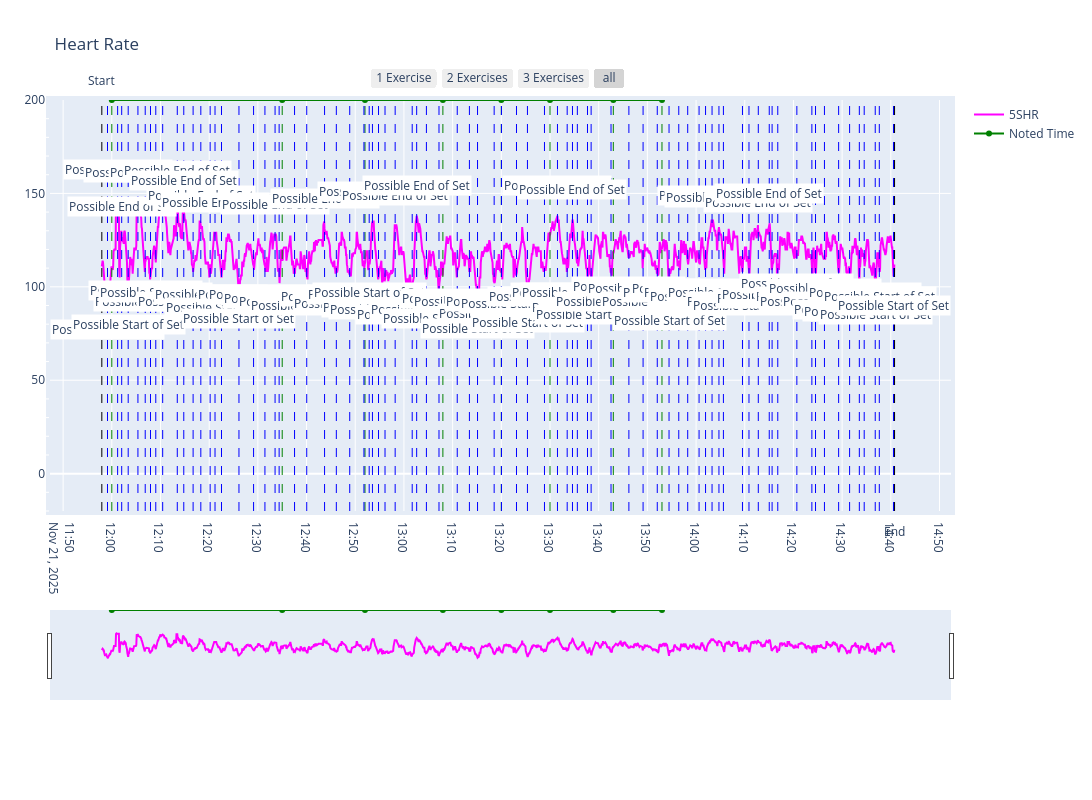

Here is the notebook cell this chart was saved with:
### Code cell
# Plotly Interactive Graphic Detailed HR + Exercise Annotations

#Chart Settings
showNotedTimes= True
showInterpolatedTimes= False
showSteps= False
showPctChange= False
showMovingWindowDetections = False
showPeaks = True

# Separate Graphic for each Day in Range
for AnalysisDate in pd.date_range(StartPlotTime.date(), EndPlotTime.date(), freq='D'):
    if AnalysisDate.weekday() < 5:
        print("Analysis Date: " + str(AnalysisDate.date()))
    else:
        print(f"{AnalysisDate} is a weekend.")
        continue
    


    AnalysisStart = pd.to_datetime(AnalysisDate.strftime("%Y.%m.%d") +" 09:00:00",format="%Y.%m.%d %H:%M:%S")
    AnalysisEnd = pd.to_datetime(AnalysisDate.strftime("%Y.%m.%d") +" 21:00:00",format="%Y.%m.%d %H:%M:%S")

    maskTime = (main_df["DateTime"] >= AnalysisStart) & (main_df["DateTime"] <= AnalysisEnd)
    maskTime2 = (df_exercise["DateTime"] >= AnalysisStart) & (df_exercise["DateTime"] <= AnalysisEnd)

    mask = ((main_df["5SHR"].notna()) & maskTime)
    mask2 = ((df_exercise["exercise"].notna()) & maskTime2)

    DiffMask = (False)
    ExerciseMask = (False)

    # Base Layout 
    fig3 = go.Figure(layout_yaxis_range=[-20,200], layout = dict(hovermode="x",
                                                                  hoverlabel=dict(
        bgcolor="white",
        font_size=16,
        font_family="Rockwell",
        align="right"
        ),hoverdistance=100,
         
          title='Heart Rate', xaxis=dict(type='date'),width=1600, height=800, autosize=True,
        margin=dict(
            l=50,
            r=50,
            b=100,
            t=100,
            pad=4
        ) ))

    # Heart Rate Data
    fig3.add_trace(go.Scatter(x=main_df[(mask)]["DateTime"], y=main_df[mask]["5SHR"],mode="lines", name="5SHR",connectgaps=False,stackgaps='infer zero',line_color='magenta'))


    # Start / End Annotations for Training Sessions
    for file in ADD_TCX:
        if ADD_TCX[file]["StartTime"] < AnalysisStart:
            continue
        if ADD_TCX[file]["EndTime"] > AnalysisEnd:
            continue
        fig3.add_annotation(x=ADD_TCX[file]["StartTime"],y=200, text="Start", yshift=20,  showarrow=False)
        fig3.add_annotation(x=ADD_TCX[file]["EndTime"],y=-20,text="End",  yshift=-20,  showarrow=False)
        fig3.add_vline(x=ADD_TCX[file]["StartTime"], line_width=1, line_dash="dash", line_color="black")
        fig3.add_vline(x=ADD_TCX[file]["EndTime"], line_width=1, line_dash="dash", line_color="black")

        DiffMask = DiffMask | ((main_df["DateTime"] >= ADD_TCX[file]["StartTime"]) & (main_df["DateTime"] <= ADD_TCX[file]["EndTime"]))
        ExerciseMask = ExerciseMask | ((df_exercise["DateTime"] >= ADD_TCX[file]["StartTime"]) & (df_exercise["DateTime"] <= ADD_TCX[file]["EndTime"]))


    # Steps Data
    if showSteps:
        fig3.add_trace(go.Bar(x=main_df[DiffMask]["DateTime"], y=main_df[DiffMask]["Steps"],name="Steps",width=60000, marker_color='violet'))


    # Exercise Annotations Noted Times
    if showNotedTimes:
        for idx in df_exercise[(ExerciseMask & (df_exercise.Time!="nan"))].index:
            # hovertext= df_exercise.at[idx,"weight_kg"]
            # hovertext+="kg * " 
            # hovertext+=df_exercise.at[idx,"repetitions" ]
            fig3.add_vline(x=df_exercise.at[idx,"DateTime"], line_width=1, line_dash="dash", line_color="green")
            #fig3.add_scatter(x=df_exercise.at[idx,"DateTime"],y=200, text=df_exercise.at[idx,"exercise"], hoverlabel=hovertext,  color="Orange")
        # Exercise Start Points Noted Times
        fig3.add_trace(go.Scatter(
            x=df_exercise[(ExerciseMask & (df_exercise.Time!="nan"))]["DateTime"],
            y=200*np.ones(df_exercise[(ExerciseMask & (df_exercise.Time!="nan"))].shape[0]),
            xperiodalignment="middle",
            #marker=dict(size=1, symbol="diamond", line=dict(width=0)),
            fillcolor="green",
            line_color="green",connectgaps=False,
            # hovertemplate =
            # '<i>Price</i>: $%{y:.2f}'+
            # '<br><b>X</b>: %{x}<br>'+
            # '<b>%{text}</b>',
            text = ['Exercise:{} <br> Repetitions: {} <br> Weight: {} '.format(i,r,w) for i,r,w in df_exercise[(ExerciseMask & (df_exercise.Time!="nan"))][["exercise", "repetitions","weight_kg"]].values]
            ,name="Noted Time"
            ))
        

    
    if showInterpolatedTimes:
        # Exercise Annotations Interpolated Times
        for idx in df_exercise[(ExerciseMask & (df_exercise.Time=="nan"))].index:
            # hovertext= df_exercise.at[idx,"weight_kg"]
            # hovertext+="kg * " 
            # hovertext+=df_exercise.at[idx,"repetitions" ]
            fig3.add_vline(x=df_exercise.at[idx,"DateTime"], line_width=1, line_dash="dash", line_color="red")
            #fig3.add_annotation(x=df_exercise.at[idx,"DateTime"],y=200, text=df_exercise.at[idx,"DateTime"].strftime("%H:%m:%S"),bgcolor="white", arrowcolor="red", yshift=-20,  showarrow=False)
            #fig3.add_scatter(x=df_exercise.at[idx,"DateTime"],y=200, text=df_exercise.at[idx,"exercise"], hoverlabel=hovertext,  color="Orange")

        # Exercise Start Points Interpolated Times
        fig3.add_trace(go.Scatter(
            x=df_exercise[(ExerciseMask & (df_exercise.Time=="nan"))]["DateTime"],
            y=-20*np.ones(df_exercise[(ExerciseMask & (df_exercise.Time=="nan"))].shape[0]),
            xperiodalignment="middle",
            #marker=dict(size=1, symbol="diamond", line=dict(width=0)),
            fillcolor="red",
            line_color="red",connectgaps=False,
            #text=df_exercise[(ExerciseMask & (df_exercise.Time=="nan"))]["DateTime"],
            # hovertemplate =
            # '<i>Price</i>: $%{y:.2f}'+
            # '<br><b>X</b>: %{x}<br>'+
            # '<b>%{text}</b>',
            text = ['Exercise:{} <br> Repetitions: {} <br> Weight: {} '.format(i,r,w) for i,r,w in df_exercise[(ExerciseMask & (df_exercise.Time=="nan"))][["exercise", "repetitions","weight_kg"]].values]
            ,name="Interpolated Time"
            ))

    # Create diff of last two datapoints
    if showPctChange:
        fig3.add_trace(go.Scatter(x=main_df[DiffMask]["DateTime"].shift(-2), y=main_df[DiffMask]["5SHR"].ffill().pct_change(periods=4).multiply(100),mode='lines', name="HR PCT_Change",connectgaps=True,stackgaps='infer zero'))
        #fig3.add_trace(go.Scatter(x=main_df[DiffMask]["DateTime"], y=main_df[DiffMask]["5SHR"].diff(),mode='lines', name="HR diff",connectgaps=True,stackgaps='infer zero'))

    if showMovingWindowDetections:
        # Moving Window Detections for the Day
        for iloc in list(detections["ilocs"]):
            detected_time = main_df.dropna(subset="5SHR").iloc[iloc]["DateTime"]
            #print("Change detected at: " + str(detected_time))
            if detected_time.date() == AnalysisDate.date():
                #print("Change detected at: " + str(detected_time.date()) + " on " + str(AnalysisDate))
                fig3.add_vline(x=detected_time, line_width=1, line_dash="dash", line_color="blue")

        fig3.add_trace(go.Scatter(
            x=main_df[["DateTime"]].dropna().iloc[list(detections["ilocs"])]["DateTime"].where(lambda x: x.dt.date == AnalysisDate.date()).dropna(),
            y=0*np.ones(detections.shape[0]),
            xperiodalignment="middle",
            #mode="line",
            #marker=dict(size=3, symbol="diamond", line=dict(width=0)),
            line_color="blue",
            name="Moving Window Detection",connectgaps=False,visible="legendonly"
            
            ))
        fig3.add_shape(
            type="line",
            x0="2025-11-07 14:35:55",
            x1="2025-11-07 14:36:55",
            y0=138, y1=138, line=dict(
            color="blue",
            width=3))
        fig3.add_shape(
            type="line",
            x0="2025-11-07 14:36:55",
            x1="2025-11-07 14:38:05",
            y0=112, y1=112, line=dict(
            color="blue",
            width=3))
        
    # Auto Peak Detections for the Day
    if showPeaks:
        for iloc in list(peaks):
            detected_time = main_df.dropna(subset="5SHR").iloc[iloc]["DateTime"]
            #print("Change detected at: " + str(detected_time))
            if detected_time.date() == AnalysisDate.date():
                #print("Change detected at: " + str(detected_time.date()) + " on " + str(AnalysisDate))
                fig3.add_vline(x=detected_time, line_width=1, line_dash="dash", line_color="blue")
                fig3.add_annotation(x=detected_time,y=main_df.dropna(subset="5SHR").iloc[iloc]["5SHR"], text="Possible End of Set", bgcolor="white", arrowcolor="blue", yshift=+30,  showarrow=False)

        for iloc in list(peaks_v):
            detected_time = main_df.dropna(subset="5SHR").iloc[iloc]["DateTime"]
            #print("Change detected at: " + str(detected_time))
            if detected_time.date() == AnalysisDate.date():
                #print("Change detected at: " + str(detected_time.date()) + " on " + str(AnalysisDate))
                fig3.add_vline(x=detected_time, line_width=1, line_dash="dash", line_color="blue")
                fig3.add_annotation(x=detected_time,y=main_df.dropna(subset="5SHR").iloc[iloc]["5SHR"], text="Possible Start of Set", bgcolor="white", arrowcolor="blue", yshift=-30,  showarrow=False)



    # Layout Settings
    fig3.update_yaxes( type="linear", range=(-20,200), autorange= False, constrain="domain", minor_ticks="inside",minor=dict( tickcolor="white",tickmode='auto', showgrid=False))

    #Interactive Slider, set major ticks to 10min in 600000ms, minor ticks to 2 min ( 60* 5s =300s)
    fig3.update_xaxes(dtick=600000, #minor_ticks="inside",minor=dict(ticklen=60, tickcolor="black", gridcolor="white", tickmode='auto', nticks=5, showgrid=True),
        rangeslider_visible=True, rangeslider_yaxis_range=[0,200],rangeslider_yaxis_rangemode="fixed",
        rangeselector=dict( xanchor="center" , x=0.5,
                buttons=list([
                dict(count=600, label="1 Exercise", step="second", stepmode="backward"),
                dict(count=1200, label="2 Exercises", step="second", stepmode="backward"),
                dict(count=30, label="3 Exercises", step="minute", stepmode="todate"),
                dict(step="all")
            ])
        )
    )
    fig3.show()

### Figure 1 — Plotly figure (JSON) as saved in the notebook; plotly's stock layout.template omitted (floating-point values rounded to 4 significant figures; data arrays with more than 128 entries replaced by an {"elided": "..."} marker saying what was removed)
{"data": [{"connectgaps": false, "line": {"color": "magenta"}, "mode": "lines", "name": "5SHR", "stackgaps": "infer zero", "type": "scatter", "x": {"elided": "1954 str values"}, "y": {"elided": "1954 float values"}}, {"connectgaps": false, "fillcolor": "green", "line": {"color": "green"}, "name": "Noted Time", "text": ["Exercise:weighted pull ups <br> Repetitions: 5, 5, 3 <br> Weight: 15 ", "Exercise:pec fly <br> Repetitions: 12, 12, 6 <br> Weight: 93 ", "Exercise:seated row <br> Repetitions: 9, 9, 6  <br> Weight: 59 ", "Exercise:tricep contracted left first <br> Repetitions: 11,9,9 <br> Weight: 7.9 ", "Exercise:lat divergent <br> Repetitions: 12,12,12 <br> Weight: 41,41,41 ", "Exercise:lowerback extension <br> Repetitions: 12,12,15, 12  <br> Weight: nan ", "Exercise:90 abd curl <br> Repetitions: 30,30,40 <br> Weight: nan ", "Exercise:stretching <br> Repetitions: nan <br> Weight: nan "], "type": "scatter", "x": ["2025-11-21T12:00:00.000000000", "2025-11-21T12:35:00.000000000", "2025-11-21T12:52:00.000000000", "2025-11-21T13:08:00.000000000", "2025-11-21T13:20:00.000000000", "2025-11-21T13:30:00.000000000", "2025-11-21T13:43:00.000000000", "2025-11-21T13:53:00.000000000"], "xperiodalignment": "middle", "y": [200.0, 200.0, 200.0, 200.0, 200.0, 200.0, 200.0, 200.0]}], "layout": {"annotations": [{"showarrow": false, "text": "Start", "x": "2025-11-21T11:57:57", "y": 200, "yshift": 20}, {"showarrow": false, "text": "End", "x": "2025-11-21T14:40:46", "y": -20, "yshift": -20}, {"arrowcolor": "blue", "bgcolor": "white", "showarrow": false, "text": "Possible End of Set", "x": "2025-11-21T12:01:12", "y": 147, "yshift": 30}, {"arrowcolor": "blue", "bgcolor": "white", "showarrow": false, "text": "Possible End of Set", "x": "2025-11-21T12:02:02", "y": 127, "yshift": 30}, {"arrowcolor": "blue", "bgcolor": "white", "showarrow": false, "text": "Possible End of Set", "x": "2025-11-21T12:05:22", "y": 145, "yshift": 30}, {"arrowcolor": "blue", "bgcolor": "white", "showarrow": false, "text": "Possible End of Set", "x": "2025-11-21T12:10:27", "y": 145, "yshift": 30}, {"arrowcolor": "blue", "bgcolor": "white", "showarrow": false, "text": "Possible End of Set", "x": "2025-11-21T12:13:27", "y": 146, "yshift": 30}, {"arrowcolor": "blue", "bgcolor": "white", "showarrow": false, "text": "Possible End of Set", "x": "2025-11-21T12:14:47", "y": 141, "yshift": 30}, {"arrowcolor": "blue", "bgcolor": "white", "showarrow": false, "text": "Possible End of Set", "x": "2025-11-21T12:18:17", "y": 133, "yshift": 30}, {"arrowcolor": "blue", "bgcolor": "white", "showarrow": false, "text": "Possible End of Set", "x": "2025-11-21T12:21:12", "y": 129, "yshift": 30}, {"arrowcolor": "blue", "bgcolor": "white", "showarrow": false, "text": "Possible End of Set", "x": "2025-11-21T12:33:32", "y": 128, "yshift": 30}, {"arrowcolor": "blue", "bgcolor": "white", "showarrow": false, "text": "Possible End of Set", "x": "2025-11-21T12:43:42", "y": 131, "yshift": 30}, {"arrowcolor": "blue", "bgcolor": "white", "showarrow": false, "text": "Possible End of Set", "x": "2025-11-21T12:53:32", "y": 135, "yshift": 30}, {"arrowcolor": "blue", "bgcolor": "white", "showarrow": false, "text": "Possible End of Set", "x": "2025-11-21T12:58:12", "y": 133, "yshift": 30}, {"arrowcolor": "blue", "bgcolor": "white", "showarrow": false, "text": "Possible End of Set", "x": "2025-11-21T13:02:37", "y": 138, "yshift": 30}, {"arrowcolor": "blue", "bgcolor": "white", "showarrow": false, "text": "Possible End of Set", "x": "2025-11-21T13:31:32", "y": 138, "yshift": 30}, {"arrowcolor": "blue", "bgcolor": "white", "showarrow": false, "text": "Possible End of Set", "x": "2025-11-21T13:34:37", "y": 136, "yshift": 30}, {"arrowcolor": "blue", "bgcolor": "white", "showarrow": false, "text": "Possible End of Set", "x": "2025-11-21T14:03:17", "y": 133, "yshift": 30}, {"arrowcolor": "blue", "bgcolor": "white", "showarrow": false, "text": "Possible End of Set", "x": "2025-11-21T14:04:42", "y": 132, "yshift": 30}, {"arrowcolor": "blue", "bgcolor": "white", "showarrow": false, "text": "Possible End of Set", "x": "2025-11-21T14:12:47", "y": 129, "yshift": 30}, {"arrowcolor": "blue", "bgcolor": "white", "showarrow": false, "text": "Possible End of Set", "x": "2025-11-21T14:15:02", "y": 134, "yshift": 30}, {"arrowcolor": "blue", "bgcolor": "white", "showarrow": false, "text": "Possible Start of Set", "x": "2025-11-21T11:59:07", "y": 93, "yshift": -30}, {"arrowcolor": "blue", "bgcolor": "white", "showarrow": false, "text": "Possible Start of Set", "x": "2025-11-21T12:03:22", "y": 96, "yshift": -30}, {"arrowcolor": "blue", "bgcolor": "white", "showarrow": false, "text": "Possible Start of Set", "x": "2025-11-21T12:06:52", "y": 114, "yshift": -30}, {"arrowcolor": "blue", "bgcolor": "white", "showarrow": false, "text": "Possible Start of Set", "x": "2025-11-21T12:07:57", "y": 108, "yshift": -30}, {"arrowcolor": "blue", "bgcolor": "white", "showarrow": false, "text": "Possible Start of Set", "x": "2025-11-21T12:09:02", "y": 113, "yshift": -30}, {"arrowcolor": "blue", "bgcolor": "white", "showarrow": false, "text": "Possible Start of Set", "x": "2025-11-21T12:16:42", "y": 108, "yshift": -30}, {"arrowcolor": "blue", "bgcolor": "white", "showarrow": false, "text": "Possible Start of Set", "x": "2025-11-21T12:20:12", "y": 112, "yshift": -30}, {"arrowcolor": "blue", "bgcolor": "white", "showarrow": false, "text": "Possible Start of Set", "x": "2025-11-21T12:22:32", "y": 105, "yshift": -30}, {"arrowcolor": "blue", "bgcolor": "white", "showarrow": false, "text": "Possible Start of Set", "x": "2025-11-21T12:26:07", "y": 99, "yshift": -30}, {"arrowcolor": "blue", "bgcolor": "white", "showarrow": false, "text": "Possible Start of Set", "x": "2025-11-21T12:29:07", "y": 112, "yshift": -30}, {"arrowcolor": "blue", "bgcolor": "white", "showarrow": false, "text": "Possible Start of Set", "x": "2025-11-21T12:31:27", "y": 112, "yshift": -30}, {"arrowcolor": "blue", "bgcolor": "white", "showarrow": false, "text": "Possible Start of Set", "x": "2025-11-21T12:34:22", "y": 110, "yshift": -30}, {"arrowcolor": "blue", "bgcolor": "white", "showarrow": false, "text": "Possible Start of Set", "x": "2025-11-21T12:37:32", "y": 108, "yshift": -30}, {"arrowcolor": "blue", "bgcolor": "white", "showarrow": false, "text": "Possible Start of Set", "x": "2025-11-21T12:40:02", "y": 106, "yshift": -30}, {"arrowcolor": "blue", "bgcolor": "white", "showarrow": false, "text": "Possible Start of Set", "x": "2025-11-21T12:46:07", "y": 111, "yshift": -30}, {"arrowcolor": "blue", "bgcolor": "white", "showarrow": false, "text": "Possible Start of Set", "x": "2025-11-21T12:48:52", "y": 107, "yshift": -30}, {"arrowcolor": "blue", "bgcolor": "white", "showarrow": false, "text": "Possible Start of Set", "x": "2025-11-21T12:51:47", "y": 112, "yshift": -30}, {"arrowcolor": "blue", "bgcolor": "white", "showarrow": false, "text": "Possible Start of Set", "x": "2025-11-21T12:52:52", "y": 113, "yshift": -30}, {"arrowcolor": "blue", "bgcolor": "white", "showarrow": false, "text": "Possible Start of Set", "x": "2025-11-21T12:54:47", "y": 105, "yshift": -30}, {"arrowcolor": "blue", "bgcolor": "white", "showarrow": false, "text": "Possible Start of Set", "x": "2025-11-21T12:56:07", "y": 104, "yshift": -30}, {"arrowcolor": "blue", "bgcolor": "white", "showarrow": false, "text": "Possible Start of Set", "x": "2025-11-21T13:01:42", "y": 101, "yshift": -30}, {"arrowcolor": "blue", "bgcolor": "white", "showarrow": false, "text": "Possible Start of Set", "x": "2025-11-21T13:04:37", "y": 104, "yshift": -30}, {"arrowcolor": "blue", "bgcolor": "white", "showarrow": false, "text": "Possible Start of Set", "x": "2025-11-21T13:07:12", "y": 99, "yshift": -30}, {"arrowcolor": "blue", "bgcolor": "white", "showarrow": false, "text": "Possible Start of Set", "x": "2025-11-21T13:10:57", "y": 110, "yshift": -30}, {"arrowcolor": "blue", "bgcolor": "white", "showarrow": false, "text": "Possible Start of Set", "x": "2025-11-21T13:13:27", "y": 108, "yshift": -30}, {"arrowcolor": "blue", "bgcolor": "white", "showarrow": false, "text": "Possible Start of Set", "x": "2025-11-21T13:15:07", "y": 94, "yshift": -30}, {"arrowcolor": "blue", "bgcolor": "white", "showarrow": false, "text": "Possible Start of Set", "x": "2025-11-21T13:18:32", "y": 102, "yshift": -30}, {"arrowcolor": "blue", "bgcolor": "white", "showarrow": false, "text": "Possible Start of Set", "x": "2025-11-21T13:20:02", "y": 108, "yshift": -30}, {"arrowcolor": "blue", "bgcolor": "white", "showarrow": false, "text": "Possible Start of Set", "x": "2025-11-21T13:23:07", "y": 107, "yshift": -30}, {"arrowcolor": "blue", "bgcolor": "white", "showarrow": false, "text": "Possible Start of Set", "x": "2025-11-21T13:25:22", "y": 97, "yshift": -30}, {"arrowcolor": "blue", "bgcolor": "white", "showarrow": false, "text": "Possible Start of Set", "x": "2025-11-21T13:28:52", "y": 111, "yshift": -30}, {"arrowcolor": "blue", "bgcolor": "white", "showarrow": false, "text": "Possible Start of Set", "x": "2025-11-21T13:33:32", "y": 113, "yshift": -30}, {"arrowcolor": "blue", "bgcolor": "white", "showarrow": false, "text": "Possible Start of Set", "x": "2025-11-21T13:35:37", "y": 113, "yshift": -30}, {"arrowcolor": "blue", "bgcolor": "white", "showarrow": false, "text": "Possible Start of Set", "x": "2025-11-21T13:37:42", "y": 105, "yshift": -30}, {"arrowcolor": "blue", "bgcolor": "white", "showarrow": false, "text": "Possible Start of Set", "x": "2025-11-21T13:38:27", "y": 101, "yshift": -30}, {"arrowcolor": "blue", "bgcolor": "white", "showarrow": false, "text": "Possible Start of Set", "x": "2025-11-21T13:42:32", "y": 108, "yshift": -30}, {"arrowcolor": "blue", "bgcolor": "white", "showarrow": false, "text": "Possible Start of Set", "x": "2025-11-21T13:46:12", "y": 116, "yshift": -30}, {"arrowcolor": "blue", "bgcolor": "white", "showarrow": false, "text": "Possible Start of Set", "x": "2025-11-21T13:49:07", "y": 115, "yshift": -30}, {"arrowcolor": "blue", "bgcolor": "white", "showarrow": false, "text": "Possible Start of Set", "x": "2025-11-21T13:52:02", "y": 108, "yshift": -30}, {"arrowcolor": "blue", "bgcolor": "white", "showarrow": false, "text": "Possible Start of Set", "x": "2025-11-21T13:54:27", "y": 98, "yshift": -30}, {"arrowcolor": "blue", "bgcolor": "white", "showarrow": false, "text": "Possible Start of Set", "x": "2025-11-21T13:56:27", "y": 113, "yshift": -30}, {"arrowcolor": "blue", "bgcolor": "white", "showarrow": false, "text": "Possible Start of Set", "x": "2025-11-21T13:58:17", "y": 115, "yshift": -30}, {"arrowcolor": "blue", "bgcolor": "white", "showarrow": false, "text": "Possible Start of Set", "x": "2025-11-21T14:00:37", "y": 113, "yshift": -30}, {"arrowcolor": "blue", "bgcolor": "white", "showarrow": false, "text": "Possible Start of Set", "x": "2025-11-21T14:01:57", "y": 111, "yshift": -30}, {"arrowcolor": "blue", "bgcolor": "white", "showarrow": false, "text": "Possible Start of Set", "x": "2025-11-21T14:05:37", "y": 113, "yshift": -30}, {"arrowcolor": "blue", "bgcolor": "white", "showarrow": false, "text": "Possible Start of Set", "x": "2025-11-21T14:09:32", "y": 108, "yshift": -30}, {"arrowcolor": "blue", "bgcolor": "white", "showarrow": false, "text": "Possible Start of Set", "x": "2025-11-21T14:10:52", "y": 106, "yshift": -30}, {"arrowcolor": "blue", "bgcolor": "white", "showarrow": false, "text": "Possible Start of Set", "x": "2025-11-21T14:15:37", "y": 110, "yshift": -30}, {"arrowcolor": "blue", "bgcolor": "white", "showarrow": false, "text": "Possible Start of Set", "x": "2025-11-21T14:16:47", "y": 112, "yshift": -30}, {"arrowcolor": "blue", "bgcolor": "white", "showarrow": false, "text": "Possible Start of Set", "x": "2025-11-21T14:20:42", "y": 118, "yshift": -30}, {"arrowcolor": "blue", "bgcolor": "white", "showarrow": false, "text": "Possible Start of Set", "x": "2025-11-21T14:23:47", "y": 111, "yshift": -30}, {"arrowcolor": "blue", "bgcolor": "white", "showarrow": false, "text": "Possible Start of Set", "x": "2025-11-21T14:24:32", "y": 108, "yshift": -30}, {"arrowcolor": "blue", "bgcolor": "white", "showarrow": false, "text": "Possible Start of Set", "x": "2025-11-21T14:26:22", "y": 115, "yshift": -30}, {"arrowcolor": "blue", "bgcolor": "white", "showarrow": false, "text": "Possible Start of Set", "x": "2025-11-21T14:29:17", "y": 108, "yshift": -30}, {"arrowcolor": "blue", "bgcolor": "white", "showarrow": false, "text": "Possible Start of Set", "x": "2025-11-21T14:31:32", "y": 104, "yshift": -30}, {"arrowcolor": "blue", "bgcolor": "white", "showarrow": false, "text": "Possible Start of Set", "x": "2025-11-21T14:33:32", "y": 103, "yshift": -30}, {"arrowcolor": "blue", "bgcolor": "white", "showarrow": false, "text": "Possible Start of Set", "x": "2025-11-21T14:34:32", "y": 113, "yshift": -30}, {"arrowcolor": "blue", "bgcolor": "white", "showarrow": false, "text": "Possible Start of Set", "x": "2025-11-21T14:36:48", "y": 101, "yshift": -30}, {"arrowcolor": "blue", "bgcolor": "white", "showarrow": false, "text": "Possible Start of Set", "x": "2025-11-21T14:37:38", "y": 111, "yshift": -30}, {"arrowcolor": "blue", "bgcolor": "white", "showarrow": false, "text": "Possible Start of Set", "x": "2025-11-21T14:40:33", "y": 106, "yshift": -30}], "autosize": true, "height": 800, "hoverdistance": 100, "hoverlabel": {"align": "right", "bgcolor": "white", "font": {"family": "Rockwell", "size": 16}}, "hovermode": "x", "margin": {"b": 100, "l": 50, "pad": 4, "r": 50, "t": 100}, "shapes": [{"line": {"color": "black", "dash": "dash", "width": 1}, "type": "line", "x0": "2025-11-21T11:57:57", "x1": "2025-11-21T11:57:57", "xref": "x", "y0": 0, "y1": 1, "yref": "y domain"}, {"line": {"color": "black", "dash": "dash", "width": 1}, "type": "line", "x0": "2025-11-21T14:40:46", "x1": "2025-11-21T14:40:46", "xref": "x", "y0": 0, "y1": 1, "yref": "y domain"}, {"line": {"color": "green", "dash": "dash", "width": 1}, "type": "line", "x0": "2025-11-21T12:00:00", "x1": "2025-11-21T12:00:00", "xref": "x", "y0": 0, "y1": 1, "yref": "y domain"}, {"line": {"color": "green", "dash": "dash", "width": 1}, "type": "line", "x0": "2025-11-21T12:35:00", "x1": "2025-11-21T12:35:00", "xref": "x", "y0": 0, "y1": 1, "yref": "y domain"}, {"line": {"color": "green", "dash": "dash", "width": 1}, "type": "line", "x0": "2025-11-21T12:52:00", "x1": "2025-11-21T12:52:00", "xref": "x", "y0": 0, "y1": 1, "yref": "y domain"}, {"line": {"color": "green", "dash": "dash", "width": 1}, "type": "line", "x0": "2025-11-21T13:08:00", "x1": "2025-11-21T13:08:00", "xref": "x", "y0": 0, "y1": 1, "yref": "y domain"}, {"line": {"color": "green", "dash": "dash", "width": 1}, "type": "line", "x0": "2025-11-21T13:20:00", "x1": "2025-11-21T13:20:00", "xref": "x", "y0": 0, "y1": 1, "yref": "y domain"}, {"line": {"color": "green", "dash": "dash", "width": 1}, "type": "line", "x0": "2025-11-21T13:30:00", "x1": "2025-11-21T13:30:00", "xref": "x", "y0": 0, "y1": 1, "yref": "y domain"}, {"line": {"color": "green", "dash": "dash", "width": 1}, "type": "line", "x0": "2025-11-21T13:43:00", "x1": "2025-11-21T13:43:00", "xref": "x", "y0": 0, "y1": 1, "yref": "y domain"}, {"line": {"color": "green", "dash": "dash", "width": 1}, "type": "line", "x0": "2025-11-21T13:53:00", "x1": "2025-11-21T13:53:00", "xref": "x", "y0": 0, "y1": 1, "yref": "y domain"}, {"line": {"color": "blue", "dash": "dash", "width": 1}, "type": "line", "x0": "2025-11-21T12:01:12", "x1": "2025-11-21T12:01:12", "xref": "x", "y0": 0, "y1": 1, "yref": "y domain"}, {"line": {"color": "blue", "dash": "dash", "width": 1}, "type": "line", "x0": "2025-11-21T12:02:02", "x1": "2025-11-21T12:02:02", "xref": "x", "y0": 0, "y1": 1, "yref": "y domain"}, {"line": {"color": "blue", "dash": "dash", "width": 1}, "type": "line", "x0": "2025-11-21T12:05:22", "x1": "2025-11-21T12:05:22", "xref": "x", "y0": 0, "y1": 1, "yref": "y domain"}, {"line": {"color": "blue", "dash": "dash", "width": 1}, "type": "line", "x0": "2025-11-21T12:10:27", "x1": "2025-11-21T12:10:27", "xref": "x", "y0": 0, "y1": 1, "yref": "y domain"}, {"line": {"color": "blue", "dash": "dash", "width": 1}, "type": "line", "x0": "2025-11-21T12:13:27", "x1": "2025-11-21T12:13:27", "xref": "x", "y0": 0, "y1": 1, "yref": "y domain"}, {"line": {"color": "blue", "dash": "dash", "width": 1}, "type": "line", "x0": "2025-11-21T12:14:47", "x1": "2025-11-21T12:14:47", "xref": "x", "y0": 0, "y1": 1, "yref": "y domain"}, {"line": {"color": "blue", "dash": "dash", "width": 1}, "type": "line", "x0": "2025-11-21T12:18:17", "x1": "2025-11-21T12:18:17", "xref": "x", "y0": 0, "y1": 1, "yref": "y domain"}, {"line": {"color": "blue", "dash": "dash", "width": 1}, "type": "line", "x0": "2025-11-21T12:21:12", "x1": "2025-11-21T12:21:12", "xref": "x", "y0": 0, "y1": 1, "yref": "y domain"}, {"line": {"color": "blue", "dash": "dash", "width": 1}, "type": "line", "x0": "2025-11-21T12:33:32", "x1": "2025-11-21T12:33:32", "xref": "x", "y0": 0, "y1": 1, "yref": "y domain"}, {"line": {"color": "blue", "dash": "dash", "width": 1}, "type": "line", "x0": "2025-11-21T12:43:42", "x1": "2025-11-21T12:43:42", "xref": "x", "y0": 0, "y1": 1, "yref": "y domain"}, {"line": {"color": "blue", "dash": "dash", "width": 1}, "type": "line", "x0": "2025-11-21T12:53:32", "x1": "2025-11-21T12:53:32", "xref": "x", "y0": 0, "y1": 1, "yref": "y domain"}, {"line": {"color": "blue", "dash": "dash", "width": 1}, "type": "line", "x0": "2025-11-21T12:58:12", "x1": "2025-11-21T12:58:12", "xref": "x", "y0": 0, "y1": 1, "yref": "y domain"}, {"line": {"color": "blue", "dash": "dash", "width": 1}, "type": "line", "x0": "2025-11-21T13:02:37", "x1": "2025-11-21T13:02:37", "xref": "x", "y0": 0, "y1": 1, "yref": "y domain"}, {"line": {"color": "blue", "dash": "dash", "width": 1}, "type": "line", "x0": "2025-11-21T13:31:32", "x1": "2025-11-21T13:31:32", "xref": "x", "y0": 0, "y1": 1, "yref": "y domain"}, {"line": {"color": "blue", "dash": "dash", "width": 1}, "type": "line", "x0": "2025-11-21T13:34:37", "x1": "2025-11-21T13:34:37", "xref": "x", "y0": 0, "y1": 1, "yref": "y domain"}, {"line": {"color": "blue", "dash": "dash", "width": 1}, "type": "line", "x0": "2025-11-21T14:03:17", "x1": "2025-11-21T14:03:17", "xref": "x", "y0": 0, "y1": 1, "yref": "y domain"}, {"line": {"color": "blue", "dash": "dash", "width": 1}, "type": "line", "x0": "2025-11-21T14:04:42", "x1": "2025-11-21T14:04:42", "xref": "x", "y0": 0, "y1": 1, "yref": "y domain"}, {"line": {"color": "blue", "dash": "dash", "width": 1}, "type": "line", "x0": "2025-11-21T14:12:47", "x1": "2025-11-21T14:12:47", "xref": "x", "y0": 0, "y1": 1, "yref": "y domain"}, {"line": {"color": "blue", "dash": "dash", "width": 1}, "type": "line", "x0": "2025-11-21T14:15:02", "x1": "2025-11-21T14:15:02", "xref": "x", "y0": 0, "y1": 1, "yref": "y domain"}, {"line": {"color": "blue", "dash": "dash", "width": 1}, "type": "line", "x0": "2025-11-21T11:59:07", "x1": "2025-11-21T11:59:07", "xref": "x", "y0": 0, "y1": 1, "yref": "y domain"}, {"line": {"color": "blue", "dash": "dash", "width": 1}, "type": "line", "x0": "2025-11-21T12:03:22", "x1": "2025-11-21T12:03:22", "xref": "x", "y0": 0, "y1": 1, "yref": "y domain"}, {"line": {"color": "blue", "dash": "dash", "width": 1}, "type": "line", "x0": "2025-11-21T12:06:52", "x1": "2025-11-21T12:06:52", "xref": "x", "y0": 0, "y1": 1, "yref": "y domain"}, {"line": {"color": "blue", "dash": "dash", "width": 1}, "type": "line", "x0": "2025-11-21T12:07:57", "x1": "2025-11-21T12:07:57", "xref": "x", "y0": 0, "y1": 1, "yref": "y domain"}, {"line": {"color": "blue", "dash": "dash", "width": 1}, "type": "line", "x0": "2025-11-21T12:09:02", "x1": "2025-11-21T12:09:02", "xref": "x", "y0": 0, "y1": 1, "yref": "y domain"}, {"line": {"color": "blue", "dash": "dash", "width": 1}, "type": "line", "x0": "2025-11-21T12:16:42", "x1": "2025-11-21T12:16:42", "xref": "x", "y0": 0, "y1": 1, "yref": "y domain"}, {"line": {"color": "blue", "dash": "dash", "width": 1}, "type": "line", "x0": "2025-11-21T12:20:12", "x1": "2025-11-21T12:20:12", "xref": "x", "y0": 0, "y1": 1, "yref": "y domain"}, {"line": {"color": "blue", "dash": "dash", "width": 1}, "type": "line", "x0": "2025-11-21T12:22:32", "x1": "2025-11-21T12:22:32", "xref": "x", "y0": 0, "y1": 1, "yref": "y domain"}, {"line": {"color": "blue", "dash": "dash", "width": 1}, "type": "line", "x0": "2025-11-21T12:26:07", "x1": "2025-11-21T12:26:07", "xref": "x", "y0": 0, "y1": 1, "yref": "y domain"}, {"line": {"color": "blue", "dash": "dash", "width": 1}, "type": "line", "x0": "2025-11-21T12:29:07", "x1": "2025-11-21T12:29:07", "xref": "x", "y0": 0, "y1": 1, "yref": "y domain"}, {"line": {"color": "blue", "dash": "dash", "width": 1}, "type": "line", "x0": "2025-11-21T12:31:27", "x1": "2025-11-21T12:31:27", "xref": "x", "y0": 0, "y1": 1, "yref": "y domain"}, {"line": {"color": "blue", "dash": "dash", "width": 1}, "type": "line", "x0": "2025-11-21T12:34:22", "x1": "2025-11-21T12:34:22", "xref": "x", "y0": 0, "y1": 1, "yref": "y domain"}, {"line": {"color": "blue", "dash": "dash", "width": 1}, "type": "line", "x0": "2025-11-21T12:37:32", "x1": "2025-11-21T12:37:32", "xref": "x", "y0": 0, "y1": 1, "yref": "y domain"}, {"line": {"color": "blue", "dash": "dash", "width": 1}, "type": "line", "x0": "2025-11-21T12:40:02", "x1": "2025-11-21T12:40:02", "xref": "x", "y0": 0, "y1": 1, "yref": "y domain"}, {"line": {"color": "blue", "dash": "dash", "width": 1}, "type": "line", "x0": "2025-11-21T12:46:07", "x1": "2025-11-21T12:46:07", "xref": "x", "y0": 0, "y1": 1, "yref": "y domain"}, {"line": {"color": "blue", "dash": "dash", "width": 1}, "type": "line", "x0": "2025-11-21T12:48:52", "x1": "2025-11-21T12:48:52", "xref": "x", "y0": 0, "y1": 1, "yref": "y domain"}, {"line": {"color": "blue", "dash": "dash", "width": 1}, "type": "line", "x0": "2025-11-21T12:51:47", "x1": "2025-11-21T12:51:47", "xref": "x", "y0": 0, "y1": 1, "yref": "y domain"}, {"line": {"color": "blue", "dash": "dash", "width": 1}, "type": "line", "x0": "2025-11-21T12:52:52", "x1": "2025-11-21T12:52:52", "xref": "x", "y0": 0, "y1": 1, "yref": "y domain"}, {"line": {"color": "blue", "dash": "dash", "width": 1}, "type": "line", "x0": "2025-11-21T12:54:47", "x1": "2025-11-21T12:54:47", "xref": "x", "y0": 0, "y1": 1, "yref": "y domain"}, {"line": {"color": "blue", "dash": "dash", "width": 1}, "type": "line", "x0": "2025-11-21T12:56:07", "x1": "2025-11-21T12:56:07", "xref": "x", "y0": 0, "y1": 1, "yref": "y domain"}, {"line": {"color": "blue", "dash": "dash", "width": 1}, "type": "line", "x0": "2025-11-21T13:01:42", "x1": "2025-11-21T13:01:42", "xref": "x", "y0": 0, "y1": 1, "yref": "y domain"}, {"line": {"color": "blue", "dash": "dash", "width": 1}, "type": "line", "x0": "2025-11-21T13:04:37", "x1": "2025-11-21T13:04:37", "xref": "x", "y0": 0, "y1": 1, "yref": "y domain"}, {"line": {"color": "blue", "dash": "dash", "width": 1}, "type": "line", "x0": "2025-11-21T13:07:12", "x1": "2025-11-21T13:07:12", "xref": "x", "y0": 0, "y1": 1, "yref": "y domain"}, {"line": {"color": "blue", "dash": "dash", "width": 1}, "type": "line", "x0": "2025-11-21T13:10:57", "x1": "2025-11-21T13:10:57", "xref": "x", "y0": 0, "y1": 1, "yref": "y domain"}, {"line": {"color": "blue", "dash": "dash", "width": 1}, "type": "line", "x0": "2025-11-21T13:13:27", "x1": "2025-11-21T13:13:27", "xref": "x", "y0": 0, "y1": 1, "yref": "y domain"}, {"line": {"color": "blue", "dash": "dash", "width": 1}, "type": "line", "x0": "2025-11-21T13:15:07", "x1": "2025-11-21T13:15:07", "xref": "x", "y0": 0, "y1": 1, "yref": "y domain"}, {"line": {"color": "blue", "dash": "dash", "width": 1}, "type": "line", "x0": "2025-11-21T13:18:32", "x1": "2025-11-21T13:18:32", "xref": "x", "y0": 0, "y1": 1, "yref": "y domain"}, {"line": {"color": "blue", "dash": "dash", "width": 1}, "type": "line", "x0": "2025-11-21T13:20:02", "x1": "2025-11-21T13:20:02", "xref": "x", "y0": 0, "y1": 1, "yref": "y domain"}, {"line": {"color": "blue", "dash": "dash", "width": 1}, "type": "line", "x0": "2025-11-21T13:23:07", "x1": "2025-11-21T13:23:07", "xref": "x", "y0": 0, "y1": 1, "yref": "y domain"}, {"line": {"color": "blue", "dash": "dash", "width": 1}, "type": "line", "x0": "2025-11-21T13:25:22", "x1": "2025-11-21T13:25:22", "xref": "x", "y0": 0, "y1": 1, "yref": "y domain"}, {"line": {"color": "blue", "dash": "dash", "width": 1}, "type": "line", "x0": "2025-11-21T13:28:52", "x1": "2025-11-21T13:28:52", "xref": "x", "y0": 0, "y1": 1, "yref": "y domain"}, {"line": {"color": "blue", "dash": "dash", "width": 1}, "type": "line", "x0": "2025-11-21T13:33:32", "x1": "2025-11-21T13:33:32", "xref": "x", "y0": 0, "y1": 1, "yref": "y domain"}, {"line": {"color": "blue", "dash": "dash", "width": 1}, "type": "line", "x0": "2025-11-21T13:35:37", "x1": "2025-11-21T13:35:37", "xref": "x", "y0": 0, "y1": 1, "yref": "y domain"}, {"line": {"color": "blue", "dash": "dash", "width": 1}, "type": "line", "x0": "2025-11-21T13:37:42", "x1": "2025-11-21T13:37:42", "xref": "x", "y0": 0, "y1": 1, "yref": "y domain"}, {"line": {"color": "blue", "dash": "dash", "width": 1}, "type": "line", "x0": "2025-11-21T13:38:27", "x1": "2025-11-21T13:38:27", "xref": "x", "y0": 0, "y1": 1, "yref": "y domain"}, {"line": {"color": "blue", "dash": "dash", "width": 1}, "type": "line", "x0": "2025-11-21T13:42:32", "x1": "2025-11-21T13:42:32", "xref": "x", "y0": 0, "y1": 1, "yref": "y domain"}, {"line": {"color": "blue", "dash": "dash", "width": 1}, "type": "line", "x0": "2025-11-21T13:46:12", "x1": "2025-11-21T13:46:12", "xref": "x", "y0": 0, "y1": 1, "yref": "y domain"}, {"line": {"color": "blue", "dash": "dash", "width": 1}, "type": "line", "x0": "2025-11-21T13:49:07", "x1": "2025-11-21T13:49:07", "xref": "x", "y0": 0, "y1": 1, "yref": "y domain"}, {"line": {"color": "blue", "dash": "dash", "width": 1}, "type": "line", "x0": "2025-11-21T13:52:02", "x1": "2025-11-21T13:52:02", "xref": "x", "y0": 0, "y1": 1, "yref": "y domain"}, {"line": {"color": "blue", "dash": "dash", "width": 1}, "type": "line", "x0": "2025-11-21T13:54:27", "x1": "2025-11-21T13:54:27", "xref": "x", "y0": 0, "y1": 1, "yref": "y domain"}, {"line": {"color": "blue", "dash": "dash", "width": 1}, "type": "line", "x0": "2025-11-21T13:56:27", "x1": "2025-11-21T13:56:27", "xref": "x", "y0": 0, "y1": 1, "yref": "y domain"}, {"line": {"color": "blue", "dash": "dash", "width": 1}, "type": "line", "x0": "2025-11-21T13:58:17", "x1": "2025-11-21T13:58:17", "xref": "x", "y0": 0, "y1": 1, "yref": "y domain"}, {"line": {"color": "blue", "dash": "dash", "width": 1}, "type": "line", "x0": "2025-11-21T14:00:37", "x1": "2025-11-21T14:00:37", "xref": "x", "y0": 0, "y1": 1, "yref": "y domain"}, {"line": {"color": "blue", "dash": "dash", "width": 1}, "type": "line", "x0": "2025-11-21T14:01:57", "x1": "2025-11-21T14:01:57", "xref": "x", "y0": 0, "y1": 1, "yref": "y domain"}, {"line": {"color": "blue", "dash": "dash", "width": 1}, "type": "line", "x0": "2025-11-21T14:05:37", "x1": "2025-11-21T14:05:37", "xref": "x", "y0": 0, "y1": 1, "yref": "y domain"}, {"line": {"color": "blue", "dash": "dash", "width": 1}, "type": "line", "x0": "2025-11-21T14:09:32", "x1": "2025-11-21T14:09:32", "xref": "x", "y0": 0, "y1": 1, "yref": "y domain"}, {"line": {"color": "blue", "dash": "dash", "width": 1}, "type": "line", "x0": "2025-11-21T14:10:52", "x1": "2025-11-21T14:10:52", "xref": "x", "y0": 0, "y1": 1, "yref": "y domain"}, {"line": {"color": "blue", "dash": "dash", "width": 1}, "type": "line", "x0": "2025-11-21T14:15:37", "x1": "2025-11-21T14:15:37", "xref": "x", "y0": 0, "y1": 1, "yref": "y domain"}, {"line": {"color": "blue", "dash": "dash", "width": 1}, "type": "line", "x0": "2025-11-21T14:16:47", "x1": "2025-11-21T14:16:47", "xref": "x", "y0": 0, "y1": 1, "yref": "y domain"}, {"line": {"color": "blue", "dash": "dash", "width": 1}, "type": "line", "x0": "2025-11-21T14:20:42", "x1": "2025-11-21T14:20:42", "xref": "x", "y0": 0, "y1": 1, "yref": "y domain"}, {"line": {"color": "blue", "dash": "dash", "width": 1}, "type": "line", "x0": "2025-11-21T14:23:47", "x1": "2025-11-21T14:23:47", "xref": "x", "y0": 0, "y1": 1, "yref": "y domain"}, {"line": {"color": "blue", "dash": "dash", "width": 1}, "type": "line", "x0": "2025-11-21T14:24:32", "x1": "2025-11-21T14:24:32", "xref": "x", "y0": 0, "y1": 1, "yref": "y domain"}, {"line": {"color": "blue", "dash": "dash", "width": 1}, "type": "line", "x0": "2025-11-21T14:26:22", "x1": "2025-11-21T14:26:22", "xref": "x", "y0": 0, "y1": 1, "yref": "y domain"}, {"line": {"color": "blue", "dash": "dash", "width": 1}, "type": "line", "x0": "2025-11-21T14:29:17", "x1": "2025-11-21T14:29:17", "xref": "x", "y0": 0, "y1": 1, "yref": "y domain"}, {"line": {"color": "blue", "dash": "dash", "width": 1}, "type": "line", "x0": "2025-11-21T14:31:32", "x1": "2025-11-21T14:31:32", "xref": "x", "y0": 0, "y1": 1, "yref": "y domain"}, {"line": {"color": "blue", "dash": "dash", "width": 1}, "type": "line", "x0": "2025-11-21T14:33:32", "x1": "2025-11-21T14:33:32", "xref": "x", "y0": 0, "y1": 1, "yref": "y domain"}, {"line": {"color": "blue", "dash": "dash", "width": 1}, "type": "line", "x0": "2025-11-21T14:34:32", "x1": "2025-11-21T14:34:32", "xref": "x", "y0": 0, "y1": 1, "yref": "y domain"}, {"line": {"color": "blue", "dash": "dash", "width": 1}, "type": "line", "x0": "2025-11-21T14:36:48", "x1": "2025-11-21T14:36:48", "xref": "x", "y0": 0, "y1": 1, "yref": "y domain"}, {"line": {"color": "blue", "dash": "dash", "width": 1}, "type": "line", "x0": "2025-11-21T14:37:38", "x1": "2025-11-21T14:37:38", "xref": "x", "y0": 0, "y1": 1, "yref": "y domain"}, {"line": {"color": "blue", "dash": "dash", "width": 1}, "type": "line", "x0": "2025-11-21T14:40:33", "x1": "2025-11-21T14:40:33", "xref": "x", "y0": 0, "y1": 1, "yref": "y domain"}], "title": {"text": "Heart Rate"}, "width": 1600, "xaxis": {"dtick": 600000, "rangeselector": {"buttons": [{"count": 600, "label": "1 Exercise", "step": "second", "stepmode": "backward"}, {"count": 1200, "label": "2 Exercises", "step": "second", "stepmode": "backward"}, {"count": 30, "label": "3 Exercises", "step": "minute", "stepmode": "todate"}, {"step": "all"}], "x": 0.5, "xanchor": "center"}, "rangeslider": {"visible": true, "yaxis": {"range": [0, 200], "rangemode": "fixed"}}, "type": "date"}, "yaxis": {"autorange": false, "constrain": "domain", "minor": {"showgrid": false, "tickcolor": "white", "tickmode": "auto", "ticks": "inside"}, "range": [-20, 200], "type": "linear"}}}
